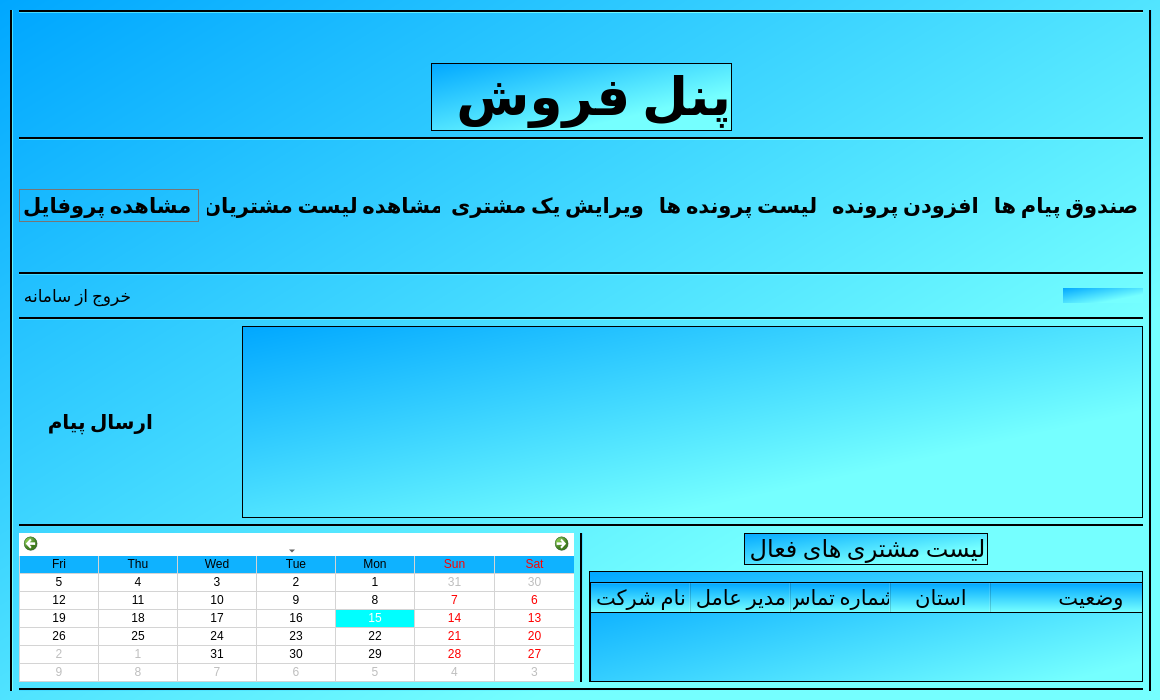
<?xml version="1.0" encoding="UTF-8"?>
<ui version="4.0">
 <class>Marketing</class>
 <widget class="QDialog" name="Marketing">
  <property name="geometry">
   <rect>
    <x>0</x>
    <y>0</y>
    <width>1160</width>
    <height>700</height>
   </rect>
  </property>
  <property name="minimumSize">
   <size>
    <width>1160</width>
    <height>700</height>
   </size>
  </property>
  <property name="maximumSize">
   <size>
    <width>1160</width>
    <height>700</height>
   </size>
  </property>
  <property name="windowTitle">
   <string>کارمند فروش</string>
  </property>
  <property name="windowIcon">
   <iconset>
    <normalon>:/files/icons8_change_48px.png</normalon>
   </iconset>
  </property>
  <property name="styleSheet">
   <string notr="true">background-color: qlineargradient(spread:pad, x1:0, y1:0, x2:0.739, y2:0.71, stop:0 rgba(0, 167, 255, 255), stop:1 rgba(117, 255, 255, 255));</string>
  </property>
  <widget class="QWidget" name="layoutWidget">
   <property name="geometry">
    <rect>
     <x>10</x>
     <y>10</y>
     <width>1142</width>
     <height>681</height>
    </rect>
   </property>
   <layout class="QHBoxLayout" name="horizontalLayout_7">
    <item>
     <spacer name="horizontalSpacer_17">
      <property name="orientation">
       <enum>Qt::Horizontal</enum>
      </property>
      <property name="sizeType">
       <enum>QSizePolicy::Maximum</enum>
      </property>
      <property name="sizeHint" stdset="0">
       <size>
        <width>40</width>
        <height>20</height>
       </size>
      </property>
     </spacer>
    </item>
    <item>
     <widget class="Line" name="line_7">
      <property name="frameShadow">
       <enum>QFrame::Plain</enum>
      </property>
      <property name="lineWidth">
       <number>2</number>
      </property>
      <property name="orientation">
       <enum>Qt::Vertical</enum>
      </property>
     </widget>
    </item>
    <item>
     <layout class="QVBoxLayout" name="verticalLayout_7">
      <item>
       <layout class="QVBoxLayout" name="verticalLayout_2">
        <item>
         <widget class="Line" name="line_5">
          <property name="frameShadow">
           <enum>QFrame::Plain</enum>
          </property>
          <property name="lineWidth">
           <number>2</number>
          </property>
          <property name="orientation">
           <enum>Qt::Horizontal</enum>
          </property>
         </widget>
        </item>
        <item>
         <spacer name="verticalSpacer_12">
          <property name="orientation">
           <enum>Qt::Vertical</enum>
          </property>
          <property name="sizeHint" stdset="0">
           <size>
            <width>20</width>
            <height>40</height>
           </size>
          </property>
         </spacer>
        </item>
        <item>
         <layout class="QHBoxLayout" name="horizontalLayout">
          <item>
           <spacer name="horizontalSpacer">
            <property name="orientation">
             <enum>Qt::Horizontal</enum>
            </property>
            <property name="sizeHint" stdset="0">
             <size>
              <width>40</width>
              <height>20</height>
             </size>
            </property>
           </spacer>
          </item>
          <item>
           <widget class="QLabel" name="suport_title">
            <property name="font">
             <font>
              <family>Calibri</family>
              <pointsize>40</pointsize>
              <weight>75</weight>
              <bold>true</bold>
             </font>
            </property>
            <property name="focusPolicy">
             <enum>Qt::ClickFocus</enum>
            </property>
            <property name="frameShape">
             <enum>QFrame::Box</enum>
            </property>
            <property name="text">
             <string>پنل فروش</string>
            </property>
           </widget>
          </item>
          <item>
           <spacer name="horizontalSpacer_2">
            <property name="orientation">
             <enum>Qt::Horizontal</enum>
            </property>
            <property name="sizeHint" stdset="0">
             <size>
              <width>40</width>
              <height>20</height>
             </size>
            </property>
           </spacer>
          </item>
         </layout>
        </item>
       </layout>
      </item>
      <item>
       <widget class="Line" name="line_4">
        <property name="windowModality">
         <enum>Qt::ApplicationModal</enum>
        </property>
        <property name="frameShadow">
         <enum>QFrame::Plain</enum>
        </property>
        <property name="lineWidth">
         <number>2</number>
        </property>
        <property name="orientation">
         <enum>Qt::Horizontal</enum>
        </property>
       </widget>
      </item>
      <item>
       <layout class="QVBoxLayout" name="verticalLayout_3">
        <item>
         <spacer name="verticalSpacer_10">
          <property name="orientation">
           <enum>Qt::Vertical</enum>
          </property>
          <property name="sizeHint" stdset="0">
           <size>
            <width>20</width>
            <height>40</height>
           </size>
          </property>
         </spacer>
        </item>
        <item>
         <layout class="QHBoxLayout" name="horizontalLayout_2">
          <item>
           <spacer name="horizontalSpacer_11">
            <property name="orientation">
             <enum>Qt::Horizontal</enum>
            </property>
            <property name="sizeType">
             <enum>QSizePolicy::Maximum</enum>
            </property>
            <property name="sizeHint" stdset="0">
             <size>
              <width>20</width>
              <height>20</height>
             </size>
            </property>
           </spacer>
          </item>
          <item>
           <widget class="QPushButton" name="see_prof">
            <property name="font">
             <font>
              <family>Calibri</family>
              <pointsize>16</pointsize>
              <weight>75</weight>
              <bold>true</bold>
             </font>
            </property>
            <property name="cursor">
             <cursorShape>PointingHandCursor</cursorShape>
            </property>
            <property name="toolTip">
             <string>&lt;html&gt;&lt;head/&gt;&lt;body&gt;&lt;p align=&quot;center&quot;&gt;&lt;span style=&quot; font-size:6pt;&quot;&gt;برای مشاهده اطلاعات شخصیتان کیلک کنید&lt;/span&gt;&lt;/p&gt;&lt;/body&gt;&lt;/html&gt;</string>
            </property>
            <property name="layoutDirection">
             <enum>Qt::LeftToRight</enum>
            </property>
            <property name="text">
             <string>مشاهده پروفایل </string>
            </property>
            <property name="icon">
             <iconset resource="resources.qrc">
              <normaloff>:/files/icons8_employee_48px.png</normaloff>:/files/icons8_employee_48px.png</iconset>
            </property>
            <property name="iconSize">
             <size>
              <width>31</width>
              <height>31</height>
             </size>
            </property>
            <property name="checkable">
             <bool>false</bool>
            </property>
            <property name="autoRepeat">
             <bool>false</bool>
            </property>
            <property name="autoRepeatDelay">
             <number>300</number>
            </property>
            <property name="flat">
             <bool>true</bool>
            </property>
           </widget>
          </item>
          <item>
           <spacer name="horizontalSpacer_13">
            <property name="orientation">
             <enum>Qt::Horizontal</enum>
            </property>
            <property name="sizeType">
             <enum>QSizePolicy::Maximum</enum>
            </property>
            <property name="sizeHint" stdset="0">
             <size>
              <width>40</width>
              <height>20</height>
             </size>
            </property>
           </spacer>
          </item>
          <item>
           <widget class="QPushButton" name="see_clt">
            <property name="font">
             <font>
              <family>Calibri</family>
              <pointsize>16</pointsize>
              <weight>75</weight>
              <bold>true</bold>
             </font>
            </property>
            <property name="cursor">
             <cursorShape>PointingHandCursor</cursorShape>
            </property>
            <property name="toolTip">
             <string>&lt;html&gt;&lt;head/&gt;&lt;body&gt;&lt;p align=&quot;center&quot;&gt;&lt;span style=&quot; font-size:6pt;&quot;&gt;.برای مشاهده لیست مشترین کیلک کنید&lt;/span&gt;&lt;/p&gt;&lt;/body&gt;&lt;/html&gt;</string>
            </property>
            <property name="layoutDirection">
             <enum>Qt::LeftToRight</enum>
            </property>
            <property name="text">
             <string>مشاهده لیست مشتریان</string>
            </property>
            <property name="icon">
             <iconset resource="resources.qrc">
              <normaloff>:/files/icons8_profile_100px.png</normaloff>:/files/icons8_profile_100px.png</iconset>
            </property>
            <property name="iconSize">
             <size>
              <width>39</width>
              <height>39</height>
             </size>
            </property>
            <property name="checkable">
             <bool>false</bool>
            </property>
            <property name="autoRepeat">
             <bool>false</bool>
            </property>
            <property name="autoRepeatDelay">
             <number>300</number>
            </property>
            <property name="flat">
             <bool>true</bool>
            </property>
           </widget>
          </item>
          <item>
           <spacer name="horizontalSpacer_15">
            <property name="orientation">
             <enum>Qt::Horizontal</enum>
            </property>
            <property name="sizeType">
             <enum>QSizePolicy::Maximum</enum>
            </property>
            <property name="sizeHint" stdset="0">
             <size>
              <width>40</width>
              <height>20</height>
             </size>
            </property>
           </spacer>
          </item>
          <item>
           <widget class="QPushButton" name="Del_clt">
            <property name="font">
             <font>
              <family>Calibri</family>
              <pointsize>16</pointsize>
              <weight>75</weight>
              <bold>true</bold>
             </font>
            </property>
            <property name="cursor">
             <cursorShape>PointingHandCursor</cursorShape>
            </property>
            <property name="toolTip">
             <string>&lt;html&gt;&lt;head/&gt;&lt;body&gt;&lt;p align=&quot;center&quot;&gt;&lt;span style=&quot; font-size:6pt;&quot;&gt;.برای ویرایش اطلاعات یک کلیک کنید&lt;/span&gt;&lt;/p&gt;&lt;/body&gt;&lt;/html&gt;</string>
            </property>
            <property name="layoutDirection">
             <enum>Qt::LeftToRight</enum>
            </property>
            <property name="text">
             <string>ویرایش یک مشتری</string>
            </property>
            <property name="icon">
             <iconset resource="resources.qrc">
              <normaloff>:/files/icons8_user_50px.png</normaloff>:/files/icons8_user_50px.png</iconset>
            </property>
            <property name="iconSize">
             <size>
              <width>37</width>
              <height>37</height>
             </size>
            </property>
            <property name="checkable">
             <bool>false</bool>
            </property>
            <property name="autoRepeat">
             <bool>false</bool>
            </property>
            <property name="autoRepeatDelay">
             <number>300</number>
            </property>
            <property name="flat">
             <bool>true</bool>
            </property>
           </widget>
          </item>
          <item>
           <spacer name="horizontalSpacer_16">
            <property name="orientation">
             <enum>Qt::Horizontal</enum>
            </property>
            <property name="sizeType">
             <enum>QSizePolicy::Maximum</enum>
            </property>
            <property name="sizeHint" stdset="0">
             <size>
              <width>40</width>
              <height>20</height>
             </size>
            </property>
           </spacer>
          </item>
          <item>
           <widget class="QPushButton" name="ProjectList">
            <property name="font">
             <font>
              <family>Calibri</family>
              <pointsize>16</pointsize>
              <weight>75</weight>
              <bold>true</bold>
             </font>
            </property>
            <property name="cursor">
             <cursorShape>PointingHandCursor</cursorShape>
            </property>
            <property name="toolTip">
             <string>&lt;html&gt;&lt;head/&gt;&lt;body&gt;&lt;p align=&quot;center&quot;&gt;&lt;span style=&quot; font-size:6pt;&quot;&gt;برای افزودن یک مشتری جدید کلیک کنید.&lt;/span&gt;&lt;/p&gt;&lt;/body&gt;&lt;/html&gt;</string>
            </property>
            <property name="layoutDirection">
             <enum>Qt::LeftToRight</enum>
            </property>
            <property name="text">
             <string>لیست پرونده ها</string>
            </property>
            <property name="icon">
             <iconset resource="resources.qrc">
              <normaloff>:/files/icons8_file_100px.png</normaloff>:/files/icons8_file_100px.png</iconset>
            </property>
            <property name="iconSize">
             <size>
              <width>33</width>
              <height>33</height>
             </size>
            </property>
            <property name="checkable">
             <bool>false</bool>
            </property>
            <property name="autoRepeat">
             <bool>false</bool>
            </property>
            <property name="autoRepeatDelay">
             <number>300</number>
            </property>
            <property name="autoDefault">
             <bool>false</bool>
            </property>
            <property name="default">
             <bool>false</bool>
            </property>
            <property name="flat">
             <bool>true</bool>
            </property>
           </widget>
          </item>
          <item>
           <spacer name="horizontalSpacer_20">
            <property name="orientation">
             <enum>Qt::Horizontal</enum>
            </property>
            <property name="sizeHint" stdset="0">
             <size>
              <width>40</width>
              <height>20</height>
             </size>
            </property>
           </spacer>
          </item>
          <item>
           <widget class="QPushButton" name="AddProject">
            <property name="font">
             <font>
              <family>Calibri</family>
              <pointsize>16</pointsize>
              <weight>75</weight>
              <bold>true</bold>
             </font>
            </property>
            <property name="cursor">
             <cursorShape>PointingHandCursor</cursorShape>
            </property>
            <property name="toolTip">
             <string>&lt;html&gt;&lt;head/&gt;&lt;body&gt;&lt;p align=&quot;center&quot;&gt;&lt;span style=&quot; font-size:6pt;&quot;&gt;برای افزودن یک مشتری جدید کلیک کنید.&lt;/span&gt;&lt;/p&gt;&lt;/body&gt;&lt;/html&gt;</string>
            </property>
            <property name="layoutDirection">
             <enum>Qt::LeftToRight</enum>
            </property>
            <property name="text">
             <string>افزودن پرونده</string>
            </property>
            <property name="icon">
             <iconset resource="resources.qrc">
              <normaloff>:/files/icons8_add_list_48px.png</normaloff>:/files/icons8_add_list_48px.png</iconset>
            </property>
            <property name="iconSize">
             <size>
              <width>28</width>
              <height>28</height>
             </size>
            </property>
            <property name="checkable">
             <bool>false</bool>
            </property>
            <property name="autoRepeat">
             <bool>false</bool>
            </property>
            <property name="autoRepeatDelay">
             <number>300</number>
            </property>
            <property name="autoDefault">
             <bool>false</bool>
            </property>
            <property name="default">
             <bool>false</bool>
            </property>
            <property name="flat">
             <bool>true</bool>
            </property>
           </widget>
          </item>
          <item>
           <spacer name="horizontalSpacer_14">
            <property name="orientation">
             <enum>Qt::Horizontal</enum>
            </property>
            <property name="sizeHint" stdset="0">
             <size>
              <width>40</width>
              <height>20</height>
             </size>
            </property>
           </spacer>
          </item>
          <item>
           <widget class="QPushButton" name="Inbox">
            <property name="font">
             <font>
              <family>Calibri</family>
              <pointsize>16</pointsize>
              <weight>75</weight>
              <bold>true</bold>
             </font>
            </property>
            <property name="cursor">
             <cursorShape>PointingHandCursor</cursorShape>
            </property>
            <property name="toolTip">
             <string>&lt;html&gt;&lt;head/&gt;&lt;body&gt;&lt;p align=&quot;center&quot;&gt;&lt;span style=&quot; font-size:6pt;&quot;&gt;.برای ویرایش اطلاعات یک کلیک کنید&lt;/span&gt;&lt;/p&gt;&lt;/body&gt;&lt;/html&gt;</string>
            </property>
            <property name="layoutDirection">
             <enum>Qt::LeftToRight</enum>
            </property>
            <property name="text">
             <string>صندوق پیام ها</string>
            </property>
            <property name="icon">
             <iconset resource="resources.qrc">
              <normaloff>:/files/icons8_secured_letter_64px.png</normaloff>:/files/icons8_secured_letter_64px.png</iconset>
            </property>
            <property name="iconSize">
             <size>
              <width>28</width>
              <height>28</height>
             </size>
            </property>
            <property name="checkable">
             <bool>false</bool>
            </property>
            <property name="autoRepeat">
             <bool>false</bool>
            </property>
            <property name="autoRepeatDelay">
             <number>300</number>
            </property>
            <property name="flat">
             <bool>true</bool>
            </property>
           </widget>
          </item>
          <item>
           <spacer name="horizontalSpacer_12">
            <property name="orientation">
             <enum>Qt::Horizontal</enum>
            </property>
            <property name="sizeType">
             <enum>QSizePolicy::Maximum</enum>
            </property>
            <property name="sizeHint" stdset="0">
             <size>
              <width>20</width>
              <height>20</height>
             </size>
            </property>
           </spacer>
          </item>
         </layout>
        </item>
        <item>
         <spacer name="verticalSpacer_11">
          <property name="orientation">
           <enum>Qt::Vertical</enum>
          </property>
          <property name="sizeHint" stdset="0">
           <size>
            <width>20</width>
            <height>40</height>
           </size>
          </property>
         </spacer>
        </item>
       </layout>
      </item>
      <item>
       <widget class="Line" name="line_3">
        <property name="windowModality">
         <enum>Qt::ApplicationModal</enum>
        </property>
        <property name="frameShadow">
         <enum>QFrame::Plain</enum>
        </property>
        <property name="lineWidth">
         <number>2</number>
        </property>
        <property name="orientation">
         <enum>Qt::Horizontal</enum>
        </property>
       </widget>
      </item>
      <item>
       <layout class="QVBoxLayout" name="verticalLayout_4">
        <item>
         <layout class="QHBoxLayout" name="horizontalLayout_3">
          <item>
           <widget class="QPushButton" name="logout">
            <property name="enabled">
             <bool>true</bool>
            </property>
            <property name="minimumSize">
             <size>
              <width>0</width>
              <height>0</height>
             </size>
            </property>
            <property name="maximumSize">
             <size>
              <width>129</width>
              <height>16777215</height>
             </size>
            </property>
            <property name="font">
             <font>
              <family>Calibri</family>
              <pointsize>13</pointsize>
             </font>
            </property>
            <property name="cursor">
             <cursorShape>PointingHandCursor</cursorShape>
            </property>
            <property name="layoutDirection">
             <enum>Qt::LeftToRight</enum>
            </property>
            <property name="text">
             <string>خروج از سامانه</string>
            </property>
            <property name="icon">
             <iconset resource="resources.qrc">
              <normaloff>:/files/icons8_shutdown_64px.png</normaloff>:/files/icons8_shutdown_64px.png</iconset>
            </property>
            <property name="iconSize">
             <size>
              <width>23</width>
              <height>23</height>
             </size>
            </property>
            <property name="flat">
             <bool>true</bool>
            </property>
           </widget>
          </item>
          <item>
           <spacer name="horizontalSpacer_3">
            <property name="orientation">
             <enum>Qt::Horizontal</enum>
            </property>
            <property name="sizeHint" stdset="0">
             <size>
              <width>40</width>
              <height>20</height>
             </size>
            </property>
           </spacer>
          </item>
          <item>
           <widget class="QLabel" name="time">
            <property name="minimumSize">
             <size>
              <width>80</width>
              <height>15</height>
             </size>
            </property>
            <property name="maximumSize">
             <size>
              <width>80</width>
              <height>15</height>
             </size>
            </property>
            <property name="font">
             <font>
              <pointsize>10</pointsize>
              <weight>75</weight>
              <bold>true</bold>
             </font>
            </property>
            <property name="text">
             <string/>
            </property>
           </widget>
          </item>
         </layout>
        </item>
       </layout>
      </item>
      <item>
       <widget class="Line" name="line_2">
        <property name="frameShadow">
         <enum>QFrame::Plain</enum>
        </property>
        <property name="lineWidth">
         <number>2</number>
        </property>
        <property name="orientation">
         <enum>Qt::Horizontal</enum>
        </property>
       </widget>
      </item>
      <item>
       <layout class="QVBoxLayout" name="verticalLayout_5">
        <item>
         <layout class="QHBoxLayout" name="horizontalLayout_4">
          <item>
           <spacer name="horizontalSpacer_4">
            <property name="orientation">
             <enum>Qt::Horizontal</enum>
            </property>
            <property name="sizeType">
             <enum>QSizePolicy::Maximum</enum>
            </property>
            <property name="sizeHint" stdset="0">
             <size>
              <width>20</width>
              <height>20</height>
             </size>
            </property>
           </spacer>
          </item>
          <item>
           <widget class="QPushButton" name="see_prof_2">
            <property name="font">
             <font>
              <family>Calibri</family>
              <pointsize>15</pointsize>
              <weight>75</weight>
              <bold>true</bold>
             </font>
            </property>
            <property name="cursor">
             <cursorShape>PointingHandCursor</cursorShape>
            </property>
            <property name="toolTip">
             <string>&lt;html&gt;&lt;head/&gt;&lt;body&gt;&lt;p&gt;برای افزودن کارمند جدید کلیک کنید.&lt;/p&gt;&lt;/body&gt;&lt;/html&gt;</string>
            </property>
            <property name="layoutDirection">
             <enum>Qt::LeftToRight</enum>
            </property>
            <property name="text">
             <string> ارسال پیام             </string>
            </property>
            <property name="icon">
             <iconset resource="resources.qrc">
              <normaloff>:/files/icons8_group_message_64px.png</normaloff>:/files/icons8_group_message_64px.png</iconset>
            </property>
            <property name="iconSize">
             <size>
              <width>33</width>
              <height>33</height>
             </size>
            </property>
            <property name="checkable">
             <bool>false</bool>
            </property>
            <property name="autoRepeat">
             <bool>false</bool>
            </property>
            <property name="autoRepeatDelay">
             <number>300</number>
            </property>
            <property name="flat">
             <bool>true</bool>
            </property>
           </widget>
          </item>
          <item>
           <spacer name="horizontalSpacer_5">
            <property name="orientation">
             <enum>Qt::Horizontal</enum>
            </property>
            <property name="sizeType">
             <enum>QSizePolicy::Maximum</enum>
            </property>
            <property name="sizeHint" stdset="0">
             <size>
              <width>20</width>
              <height>20</height>
             </size>
            </property>
           </spacer>
          </item>
          <item>
           <layout class="QVBoxLayout" name="verticalLayout_8">
            <item>
             <widget class="QTextEdit" name="messageText">
              <property name="font">
               <font>
                <family>Calibri</family>
                <pointsize>14</pointsize>
               </font>
              </property>
             </widget>
            </item>
           </layout>
          </item>
         </layout>
        </item>
       </layout>
      </item>
      <item>
       <widget class="Line" name="line">
        <property name="frameShadow">
         <enum>QFrame::Plain</enum>
        </property>
        <property name="lineWidth">
         <number>2</number>
        </property>
        <property name="orientation">
         <enum>Qt::Horizontal</enum>
        </property>
       </widget>
      </item>
      <item>
       <layout class="QHBoxLayout" name="horizontalLayout_8">
        <item>
         <layout class="QVBoxLayout" name="verticalLayout">
          <item>
           <layout class="QHBoxLayout" name="horizontalLayout_5">
            <item>
             <widget class="QCalendarWidget" name="calendarWidget">
              <property name="layoutDirection">
               <enum>Qt::RightToLeft</enum>
              </property>
              <property name="styleSheet">
               <string notr="true">background-color: rgb(255, 255, 255);
selection-background-color: rgb(0, 255, 255);
alternate-background-color: rgb(15, 178, 255);</string>
              </property>
              <property name="firstDayOfWeek">
               <enum>Qt::Saturday</enum>
              </property>
              <property name="gridVisible">
               <bool>true</bool>
              </property>
              <property name="selectionMode">
               <enum>QCalendarWidget::SingleSelection</enum>
              </property>
              <property name="horizontalHeaderFormat">
               <enum>QCalendarWidget::ShortDayNames</enum>
              </property>
              <property name="verticalHeaderFormat">
               <enum>QCalendarWidget::NoVerticalHeader</enum>
              </property>
              <property name="navigationBarVisible">
               <bool>true</bool>
              </property>
              <property name="dateEditEnabled">
               <bool>true</bool>
              </property>
             </widget>
            </item>
           </layout>
          </item>
         </layout>
        </item>
        <item>
         <widget class="Line" name="line_9">
          <property name="frameShadow">
           <enum>QFrame::Plain</enum>
          </property>
          <property name="lineWidth">
           <number>2</number>
          </property>
          <property name="orientation">
           <enum>Qt::Vertical</enum>
          </property>
         </widget>
        </item>
        <item>
         <layout class="QVBoxLayout" name="verticalLayout_6">
          <item>
           <layout class="QHBoxLayout" name="horizontalLayout_6">
            <item>
             <spacer name="horizontalSpacer_9">
              <property name="orientation">
               <enum>Qt::Horizontal</enum>
              </property>
              <property name="sizeHint" stdset="0">
               <size>
                <width>40</width>
                <height>20</height>
               </size>
              </property>
             </spacer>
            </item>
            <item>
             <widget class="QLabel" name="calls_list">
              <property name="font">
               <font>
                <family>Calibri</family>
                <pointsize>11</pointsize>
               </font>
              </property>
              <property name="frameShape">
               <enum>QFrame::Box</enum>
              </property>
              <property name="text">
               <string>&lt;html&gt;&lt;head/&gt;&lt;body&gt;&lt;p align=&quot;center&quot;&gt;&lt;span style=&quot; font-size:18pt;&quot;&gt;لیست مشتری های فعال&lt;/span&gt;&lt;/p&gt;&lt;/body&gt;&lt;/html&gt;</string>
              </property>
             </widget>
            </item>
            <item>
             <spacer name="horizontalSpacer_10">
              <property name="orientation">
               <enum>Qt::Horizontal</enum>
              </property>
              <property name="sizeHint" stdset="0">
               <size>
                <width>40</width>
                <height>20</height>
               </size>
              </property>
             </spacer>
            </item>
           </layout>
          </item>
          <item>
           <widget class="QScrollArea" name="scrollArea">
            <property name="widgetResizable">
             <bool>true</bool>
            </property>
            <widget class="QWidget" name="scrollAreaWidgetContents">
             <property name="geometry">
              <rect>
               <x>0</x>
               <y>0</y>
               <width>541</width>
               <height>144</height>
              </rect>
             </property>
             <widget class="QWidget" name="layoutWidget">
              <property name="geometry">
               <rect>
                <x>0</x>
                <y>10</y>
                <width>602</width>
                <height>181</height>
               </rect>
              </property>
              <layout class="QVBoxLayout" name="verticalLayout_9">
               <item>
                <widget class="QTableWidget" name="activeClientTable">
                 <property name="minimumSize">
                  <size>
                   <width>600</width>
                   <height>0</height>
                  </size>
                 </property>
                 <property name="font">
                  <font>
                   <family>Calibri</family>
                   <pointsize>12</pointsize>
                  </font>
                 </property>
                 <property name="layoutDirection">
                  <enum>Qt::LeftToRight</enum>
                 </property>
                 <attribute name="horizontalHeaderStretchLastSection">
                  <bool>true</bool>
                 </attribute>
                 <column>
                  <property name="text">
                   <string>نام شرکت</string>
                  </property>
                  <property name="font">
                   <font>
                    <family>Calibri</family>
                    <pointsize>16</pointsize>
                    <kerning>false</kerning>
                   </font>
                  </property>
                  <property name="textAlignment">
                   <set>AlignCenter</set>
                  </property>
                  <property name="background">
                   <color alpha="0">
                    <red>0</red>
                    <green>0</green>
                    <blue>0</blue>
                   </color>
                  </property>
                 </column>
                 <column>
                  <property name="text">
                   <string>مدیر عامل</string>
                  </property>
                  <property name="font">
                   <font>
                    <family>Calibri</family>
                    <pointsize>16</pointsize>
                    <kerning>false</kerning>
                   </font>
                  </property>
                  <property name="textAlignment">
                   <set>AlignCenter</set>
                  </property>
                  <property name="background">
                   <color alpha="0">
                    <red>0</red>
                    <green>0</green>
                    <blue>0</blue>
                   </color>
                  </property>
                 </column>
                 <column>
                  <property name="text">
                   <string>شماره تماس</string>
                  </property>
                  <property name="font">
                   <font>
                    <family>Calibri</family>
                    <pointsize>16</pointsize>
                    <kerning>false</kerning>
                   </font>
                  </property>
                  <property name="textAlignment">
                   <set>AlignCenter</set>
                  </property>
                  <property name="background">
                   <color alpha="0">
                    <red>0</red>
                    <green>0</green>
                    <blue>0</blue>
                   </color>
                  </property>
                 </column>
                 <column>
                  <property name="text">
                   <string notr="true">استان</string>
                  </property>
                  <property name="font">
                   <font>
                    <family>Calibri</family>
                    <pointsize>16</pointsize>
                    <kerning>false</kerning>
                   </font>
                  </property>
                  <property name="textAlignment">
                   <set>AlignCenter</set>
                  </property>
                  <property name="background">
                   <color alpha="0">
                    <red>0</red>
                    <green>0</green>
                    <blue>0</blue>
                   </color>
                  </property>
                 </column>
                 <column>
                  <property name="text">
                   <string>وضعیت</string>
                  </property>
                  <property name="font">
                   <font>
                    <family>Calibri</family>
                    <pointsize>16</pointsize>
                   </font>
                  </property>
                  <property name="background">
                   <color>
                    <red>1</red>
                    <green>0</green>
                    <blue>0</blue>
                   </color>
                  </property>
                 </column>
                </widget>
               </item>
               <item>
                <widget class="QPushButton" name="Refresh">
                 <property name="text">
                  <string>بررسی مجدد</string>
                 </property>
                </widget>
               </item>
              </layout>
             </widget>
            </widget>
           </widget>
          </item>
         </layout>
        </item>
       </layout>
      </item>
      <item>
       <widget class="Line" name="line_6">
        <property name="frameShadow">
         <enum>QFrame::Plain</enum>
        </property>
        <property name="lineWidth">
         <number>2</number>
        </property>
        <property name="orientation">
         <enum>Qt::Horizontal</enum>
        </property>
       </widget>
      </item>
     </layout>
    </item>
    <item>
     <widget class="Line" name="line_8">
      <property name="frameShadow">
       <enum>QFrame::Plain</enum>
      </property>
      <property name="lineWidth">
       <number>2</number>
      </property>
      <property name="orientation">
       <enum>Qt::Vertical</enum>
      </property>
     </widget>
    </item>
    <item>
     <spacer name="horizontalSpacer_18">
      <property name="orientation">
       <enum>Qt::Horizontal</enum>
      </property>
      <property name="sizeType">
       <enum>QSizePolicy::Maximum</enum>
      </property>
      <property name="sizeHint" stdset="0">
       <size>
        <width>40</width>
        <height>20</height>
       </size>
      </property>
     </spacer>
    </item>
   </layout>
  </widget>
 </widget>
 <resources>
  <include location="resources.qrc"/>
 </resources>
 <connections/>
</ui>
